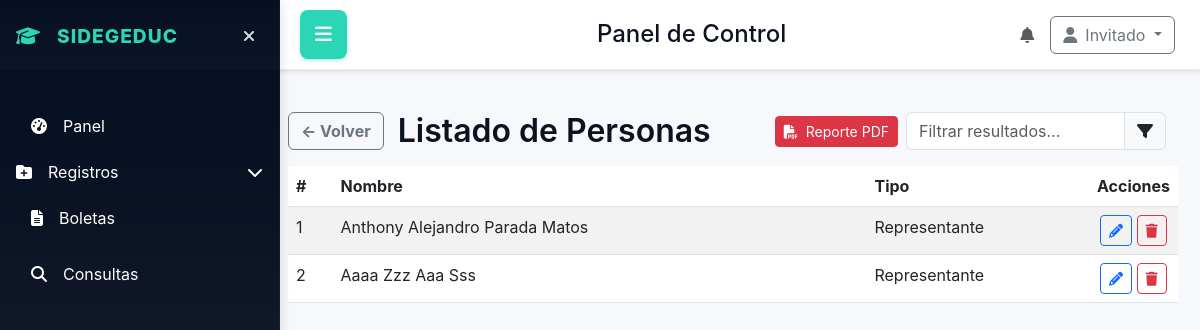
Page /consultas/personas/list?role=representante on the earlier database version.
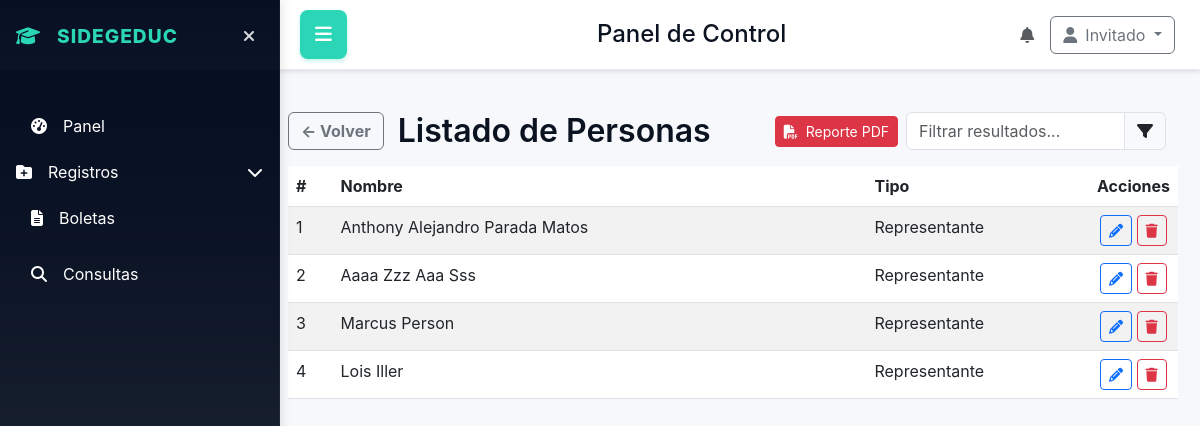
Same page on the later database version.
### database/models.py (models this page shows)
class Representantes(db.Model):
    __tablename__ = 'representantes'
    id_representante = db.Column(db.Integer, primary_key=True, autoincrement=True)
    id_persona = db.Column(db.Integer, db.ForeignKey('personas.id_persona'))
    id_profesion = db.Column(db.Integer, db.ForeignKey('profesiones.id'), nullable=True)
    id_ocupacion = db.Column(db.Integer, db.ForeignKey('ocupaciones.id'), nullable=True)
    id_nivel_academico = db.Column(db.Integer, db.ForeignKey('niveles_academicos.id_nivel_academico'), nullable=True)

class Personas(db.Model):
    __tablename__ = 'personas'
    id_persona = db.Column(db.Integer, primary_key=True)
    primer_nombre = db.Column(db.String(50), nullable=False)
    segundo_nombre = db.Column(db.String(50))
    primer_apellido = db.Column(db.String(50), nullable=False)
    segundo_apellido = db.Column(db.String(50))
    fecha_nacimiento = db.Column(db.Date)
    id_sexo = db.Column(db.Integer, db.ForeignKey('sexo.id_sexo'))
    id_tipo_persona = db.Column(db.Integer, db.ForeignKey('tipo_persona.id_tipo_persona'), nullable=False)
    id_tipo_documento = db.Column(db.Integer, db.ForeignKey('tipo_documento.id_tipo_documento'), nullable=True)
    numero_cedula = db.Column(db.String(20), nullable=True)
    id_ocupacion = db.Column(db.Integer, db.ForeignKey('ocupaciones.id'), nullable=True)
    id_profesion = db.Column(db.Integer, db.ForeignKey('profesiones.id'), nullable=True)
    num_hijos = db.Column(db.Integer, nullable=True)
    id_relacion_familiar = db.Column(db.Integer, db.ForeignKey('relaciones_familiares.id'), nullable=True)

### app.py (the view)
@app.route('/consultas/personas/list')
def consultas_personas_list():
    return manejar_la_vista_de.consultas_personas_list()

### app.py (called while the page is built)
@event.listens_for(Engine, "connect")
def set_sqlite_pragma(dbapi_connection, connection_record):
    if app.config['SQLALCHEMY_DATABASE_URI'].startswith("sqlite"):
        cursor = dbapi_connection.cursor()
        cursor.execute("PRAGMA foreign_keys=ON")
        cursor.close()

@app.context_processor
def inject_user_context():
    try:
        ctx = get_user_context(session)
    except Exception:
        ctx = {}
    return {
        'is_creator': ctx.get('is_creator', False),
        'developer_priv': ctx.get('developer_priv', False),
        'role_name': ctx.get('role_name'),
        'role_desc': ctx.get('role_desc'),
        'status': ctx.get('status'),
        'usuario': ctx.get('user')
    }

### utils/permissions.py (called while the page is built, shortened)
def get_user_context(session): #esto es la funcion que se reutiliza  para obtener el contexto del usuario desde la sesión
    user = None
    developer_priv = False
    current_user_id = None
    role_name = None
    role_desc = None
    status = None
    is_creator = False
    return {
        'user': user,
        'developer_priv': developer_priv,
        'current_user_id': current_user_id,
        'role_name': role_name,
        'role_desc': role_desc,
        'status': status,
        'is_creator': is_creator
    }

### utils/view_handlers.py (called while the page is built)
def compute_role_counts(ctx):
    try:
        if ctx.get('is_creator'):
            roles_count = Roles.query.count()
            users_q = db.session.query(Roles.nombre_rol, func.count(Usuarios.id_user)).join(Usuarios, Usuarios.id_rol == Roles.id_rol).group_by(Roles.id_rol).all()
        else:
            roles_count = Roles.query.filter(func.lower(func.trim(Roles.nombre_rol)) != 'creador').count()
            users_q = db.session.query(Roles.nombre_rol, func.count(Usuarios.id_user)).join(Usuarios, Usuarios.id_rol == Roles.id_rol).filter(func.lower(func.trim(Roles.nombre_rol)) != 'creador').group_by(Roles.id_rol).all()
        users_by_role = [{'role': r or 'Sin nombre', 'count': int(c)} for r, c in users_q]
    except Exception:
        roles_count = 0
        users_by_role = []
    return roles_count, users_by_role

### templates/home_panel/struct.html (shortened to what this page needs)
<!DOCTYPE html>
<html lang="en">
<head>
    <link href="https://cdn.jsdelivr.net/npm/bootstrap@5.3.0/dist/css/bootstrap.min.css" rel="stylesheet">
    <link rel="stylesheet" href="https://cdnjs.cloudflare.com/ajax/libs/font-awesome/6.4.0/css/all.min.css">
    <link rel="stylesheet" href="{{ url_for('static', filename='home_panel/home_panel.css') }}">
    <link rel="stylesheet" href="https://cdn.jsdelivr.net/npm/flatpickr/dist/themes/material_blue.css">
</head>
<body>
    <div class="app-layout">
        <aside class="sidebar" id="sidebar">
            <div class="p-3">
                <div class="d-flex align-items-center mb-3">
                    <div class="logo">
                        <i class="fas fa-graduation-cap me-2"></i>
                        SIDEGEDUC
                    </div>
                    <button id="sidebar-toggle" class="sidebar-toggle" aria-label="Ocultar sidebar">
                        <i class="fas fa-times"></i>
                    </button>
                </div>
            </div>
            <nav class="p-3 flex-grow-1">
                <ul class="nav flex-column">
                    <li class="nav-item mb-2">
                        <a class="nav-link" href="{{ url_for('dashboard') }}">
                            <i class="fas fa-tachometer-alt me-3"></i>
                            <span>Panel</span>
                        </a>
                    </li>
                    <li class="nav-item mb-2">
                        <button class="nav-link btn btn-link text-start p-0 w-100" data-bs-toggle="collapse" data-bs-target="#registrosSub" aria-expanded="false">
                            <i class="fas fa-folder-plus me-3"></i>
                            <span>Registros</span>
                            <i class="fas fa-chevron-down ms-auto"></i>
                        </button>
                    </li>
                    <li class="nav-item mb-2">
                        <a class="nav-link" href="{{ url_for('boleta') }}">
                            <i class="fas fa-file-alt me-3"></i>
                            <span>Boletas</span>
                        </a>
                    </li>
                    <li class="nav-item mb-2">
                        <a class="nav-link" href="{{ url_for('consultas') }}">
                            <i class="fas fa-search me-3"></i>
                            <span>Consultas</span>
                        </a>
                    </li>
                </ul>
            </nav>
        </aside>
        <header class="topbar">
            <button id="menu-toggle" class="menu-toggle">
                <i class="fas fa-bars"></i>
            </button>
            <div class="d-flex align-items-center">
                <h1 class="h4 mb-0 ms-3">Panel de Control</h1>
            </div>
            <div class="d-flex align-items-center">
                <div class="me-3">
                    <i class="fas fa-bell text-muted"></i>
                </div>
                <div class="dropdown">
                    <button class="btn btn-outline-secondary dropdown-toggle" type="button" data-bs-toggle="dropdown">
                        <i class="fas fa-user me-2"></i>{{ usuario if usuario else 'Invitado' }}
                    </button>
                </div>
            </div>
        </header>
        <main class="content">
            {% if content_template %}
                {% include content_template %}
            {% endif %}
        </main>
    </div>
</body>
</html>

### templates/home_panel/consultas_personas_list.html (shortened to what this page needs)
<div class="container-fluid" style="margin-top:90px;">
  <div class="row align-items-center mb-3">
    <div class="col-auto">
      <a href="{{ url_for('consultas') }}" class="btn btn-outline-secondary" style="font-weight:bold;">
        &larr; Volver
      </a>
    </div>
    <div class="col-auto">
      <h2 class="mb-0" style="font-weight:600; font-size:2rem;">Listado de Personas</h2>
    </div>
    <div class="col text-end d-flex align-items-center justify-content-end gap-2">
      <a href="{{ url_for('reporte_pdf_personas', role=role or '') }}" class="btn btn-danger btn-sm" title="Descargar reporte PDF">
        <i class="fas fa-file-pdf me-1"></i> Reporte PDF
      </a>
      <div class="input-group" style="max-width:260px;">
        <input id="filtro-listado" type="text" class="form-control" placeholder="Filtrar resultados..." autocomplete="off">
        <span class="input-group-text"><i class="fas fa-filter"></i></span>
      </div>
    </div>
  </div>
  <link rel="stylesheet" href="/static/home_panel/filtro-dinamico.css">
  {% if rows and rows|length > 0 %}
  <table class="table table-striped">
    <thead>
      <tr>
        <th style="width:5%;">#</th>
        <th style="width:60%;">Nombre</th>
        <th style="width:25%;">Tipo</th>
        <th style="width:10%;text-align:center;">Acciones</th>
      </tr>
    </thead>
    <tbody>
      {% for r in rows %}
      <tr>
        <td>{{ loop.index }}</td>
        <td>{{ r.primer_nombre }} {% if r.segundo_nombre %}{{ r.segundo_nombre }}{% endif %} {{ r.primer_apellido }} {% if r.segundo_apellido %}{{ r.segundo_apellido }}{% endif %}</td>
        <td>
          {% if r.tipo_persona %}
            {{ r.tipo_persona }}
          {% elif r.rol %}
            {{ r.rol }}
          {% elif role_display %}
            {{ role_display }}
          {% else %}
            Sin rol
          {% endif %}
        </td>
        <td style="text-align:center;">
          <a class="btn btn-sm btn-outline-primary" href="{{ url_for('editar_persona') }}?id={{ r.id_persona }}&role={{ r.rol or role_display|lower or 'sinrol' }}" title="Editar"><i class="fas fa-pencil-alt"></i></a>
          <form method="post" action="{{ url_for('borrar_registro_persona') }}" style="display:inline-block;margin:0;">
            <button class="btn btn-sm btn-outline-danger" title="Borrar" onclick="return confirm('¿Eliminar este registro?')"><i class="fas fa-trash"></i></button>
          </form>
        </td>
      </tr>
      {% endfor %}
    </tbody>
  </table>
  {% else %}
  <div class="alert alert-info text-center" style="margin-top:48px;font-size:1.2em;">
    <i class="fas fa-info-circle me-2"></i>
    No Hay registros para mostrar.
  </div>
  {% endif %}
</div>

### static/home_panel/home_panel.css (style rules this page uses)
:root { --panel-bg:#ffffff; --muted:#9aa4ad; --accent-1:#06a77d; --accent-2:#0b5f47; --glass:#f6fbfa; --card-border:#e9f4f2; --sidebar-start:#071023; --sidebar-end:#0f1724cc; --accent:#2bd6b6; --accent2:#00bfa5; --bg:#f6f8fb; }
.row { display:flex;gap:14px }
body { margin:0;font-family:Inter,system-ui,Arial;background:linear-gradient(180deg,#071023 0%, #071023 12%, #071023 12%, #f6f8fb 100%);color:#0b1220 }
.sidebar { width: 280px; background: linear-gradient(180deg,var(--sidebar-start),var(--sidebar-end)); color:#fff; padding:0; display:flex; flex-direction:column; border-right:1px solid rgba(255,255,255,0.04); transition: transform 0.3s cubic-bezier(.2,.9,.2,1); position: fixed; height: 100vh; overflow-y: auto; z-index: 1050; top: 0; left: 0; box-shadow: 2px 0 10px rgba(0,0,0,0.1); }
.logo { font-weight:800;font-size:1.2rem;letter-spacing:1px;color:var(--accent);display:flex;align-items:center;gap:8px }
.sidebar-toggle { background:transparent;border:none;color:rgba(255,255,255,0.85);padding:8px;border-radius:8px;cursor:pointer;margin-left:auto;transition: all 0.2s }
.nav-link { color: white !important;text-decoration: none;padding: 10px 15px;border-radius: 8px;margin-bottom: 4px;display: flex;align-items: center;width: 100%;transition: all .22s cubic-bezier(.2,.9,.2,1) }
.nav-link.btn-link { color: white !important;border: none;background: transparent;padding: 10px 15px }
.content { margin-left: 280px;padding:22px 22px 22px 8px;background: var(--bg); min-height: 100vh; transition: margin-left 0.3s cubic-bezier(.2,.9,.2,1); }
.content > .container-fluid { padding-left:0;padding-right:0 }
.content .container-fluid .row { margin-left:0;margin-right:0 }
.content .container-fluid [class*=col-] { padding-left:0;padding-right:0 }
.topbar { background: white; padding: 15px 25px 15px 300px; border-bottom: 1px solid #e9ecef; box-shadow: 0 2px 4px rgba(0,0,0,0.1); display: flex; justify-content: space-between; align-items: center; transition: margin-left 0.3s cubic-bezier(.2,.9,.2,1); position: fixed; top: 0; right: 0; left: 0; z-index: 1030; height: 70px; }
.menu-toggle { background: var(--accent); border: none; color: white; padding: 10px 15px; border-radius: 8px; cursor: pointer; font-size: 1.2rem; transition: all 0.2s; box-shadow: 0 2px 4px rgba(43,214,182,0.3); }

Differences in the rows shown:
added Representantes: primer_nombre "Marcus", primer_apellido "Person", role_display "Representante"
added Representantes: primer_nombre "Lois", primer_apellido "Iller", role_display "Representante"
